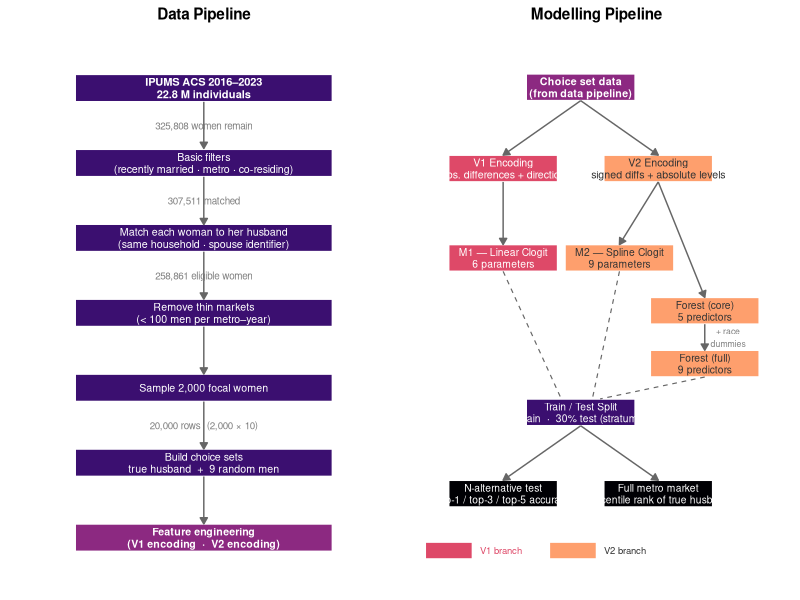

Recreate this plot in R.
# gen_pipeline_diagram.R
# Produces figures/pipeline_diagram.png — two-panel flowchart of the full
# data processing and modelling pipeline.
# Run from project root: Rscript experiments/gen_pipeline_diagram.R

user_lib <- file.path(Sys.getenv("HOME"), "R", "packages")
if (dir.exists(user_lib)) .libPaths(c(user_lib, .libPaths()))

library(ggplot2)
library(patchwork)

OUT_FILE <- "text_thesis/figures/pipeline_diagram.png"

# ── colour palette (matches thesis viridis palette) ─────────────────────────
col_data   <- "#3B0F70"   # dark purple  — raw data / filtering steps
col_feat   <- "#8C2981"   # mid purple   — feature engineering
col_v1     <- "#DE4968"   # pink-red     — v1 encoding branch
col_v2     <- "#FE9F6D"   # orange       — v2 encoding branch
col_model  <- "#FCFDBF"   # pale yellow  — model boxes (light, dark text)
col_eval   <- "#000004"   # near-black   — evaluation
txt_light  <- "white"
txt_dark   <- "grey20"
arrow_col  <- "grey40"

# ── helper: draw a rounded rectangle label ───────────────────────────────────
box <- function(x, y, w, h, label, fill, colour = "white",
                size = 3, fontface = "plain", text_colour = NULL) {
  tc <- if (is.null(text_colour)) {
    if (fill %in% c(col_model)) txt_dark else txt_light
  } else text_colour

  list(
    annotate("rect",
             xmin = x - w/2, xmax = x + w/2,
             ymin = y - h/2, ymax = y + h/2,
             fill = fill, colour = colour, linewidth = 0.4),
    annotate("text",
             x = x, y = y, label = label,
             colour = tc, size = size, fontface = fontface,
             lineheight = 0.95, hjust = 0.5, vjust = 0.5)
  )
}

# ── helper: straight arrow ───────────────────────────────────────────────────
arr <- function(x1, y1, x2, y2) {
  annotate("segment",
           x = x1, xend = x2, y = y1, yend = y2,
           colour = arrow_col, linewidth = 0.5,
           arrow = arrow(length = unit(0.18, "cm"), type = "closed"))
}

# ── helper: label on a line ──────────────────────────────────────────────────
lbl <- function(x, y, label, size = 2.5, colour = "grey50") {
  annotate("text", x = x, y = y, label = label,
           colour = colour, size = size, hjust = 0.5)
}

# =============================================================================
# PANEL 1 — Data Pipeline
# =============================================================================
bw <- 3.6   # box width
bh <- 0.65  # box height
cx <- 5     # centre x

p_data <- ggplot() +
  # ── boxes ──────────────────────────────────────────────────────────────────
  box(cx, 13.0, bw, bh,
      "IPUMS ACS 2016–2023\n22.8 M individuals",
      col_data, size = 2.8, fontface = "bold") +

  box(cx, 11.2, bw, bh,
      "Basic filters\n(recently married · metro · co-residing)",
      col_data, size = 2.7) +

  box(cx,  9.4, bw, bh,
      "Match each woman to her husband\n(same household · spouse identifier)",
      col_data, size = 2.7) +

  box(cx,  7.6, bw, bh,
      "Remove thin markets\n(< 100 men per metro–year)",
      col_data, size = 2.7) +

  box(cx,  5.8, bw, bh,
      "Sample 2,000 focal women",
      col_data, size = 2.7) +

  box(cx,  4.0, bw, bh,
      "Build choice sets\ntrue husband  +  9 random men",
      col_data, size = 2.7) +

  box(cx,  2.2, bw, bh,
      "Feature engineering\n(V1 encoding  ·  V2 encoding)",
      col_feat, size = 2.7, fontface = "bold") +

  # ── arrows ─────────────────────────────────────────────────────────────────
  arr(cx, 12.67, cx, 11.55) +
  lbl(cx, 12.10, "325,808 women remain") +

  arr(cx, 10.87, cx, 9.72) +
  lbl(cx, 10.30, "307,511 matched") +

  arr(cx,  9.07, cx, 7.93) +
  lbl(cx,  8.50, "258,861 eligible women") +

  arr(cx,  7.27, cx, 6.13) +

  arr(cx,  5.47, cx, 4.33) +
  lbl(cx,  4.90, "20,000 rows  (2,000 × 10)") +

  arr(cx,  3.67, cx, 2.53) +

  # ── theme ──────────────────────────────────────────────────────────────────
  scale_x_continuous(limits = c(2.5, 7.5)) +
  scale_y_continuous(limits = c(1.5, 13.8)) +
  labs(title = "Data Pipeline") +
  theme_void() +
  theme(plot.title = element_text(face = "bold", size = 11,
                                  hjust = 0.5, margin = margin(b = 4)))


# =============================================================================
# PANEL 2 — Modelling Pipeline
# =============================================================================
# Two branches: V1 (left, x=3) and V2 (right, x=7)
# Then all four models → evaluation

bw2 <- 2.8

p_model <- ggplot() +

  # ── Feature engineering fork ───────────────────────────────────────────────
  box(5, 13.0, bw2, bh,
      "Choice set data\n(from data pipeline)",
      col_feat, size = 2.7, fontface = "bold") +

  # V1 branch
  box(3,  11.0, bw2, bh,
      "V1 Encoding\nabs. differences + direction",
      col_v1, size = 2.7) +

  # V2 branch
  box(7,  11.0, bw2, bh,
      "V2 Encoding\nsigned diffs + absolute levels",
      col_v2, size = 2.7, text_colour = txt_dark) +

  # Models
  box(3,   8.8, bw2, bh,
      "M1 — Linear Clogit\n6 parameters",
      col_v1, size = 2.6) +

  box(6,   8.8, bw2, bh,
      "M2 — Spline Clogit\n9 parameters",
      col_v2, size = 2.6, text_colour = txt_dark) +

  box(8.2, 7.5, bw2, bh,
      "Forest (core)\n5 predictors",
      col_v2, size = 2.6, text_colour = txt_dark) +

  box(8.2, 6.2, bw2, bh,
      "Forest (full)\n9 predictors",
      col_v2, size = 2.6, text_colour = txt_dark) +

  # Train / test split
  box(5,   5.0, bw2, bh,
      "Train / Test Split\n70% train  ·  30% test (stratum level)",
      col_data, size = 2.6) +

  # Evaluation boxes
  box(3,   3.0, bw2, bh,
      "N-alternative test\ntop-1 / top-3 / top-5 accuracy",
      col_eval, size = 2.6) +

  box(7,   3.0, bw2, bh,
      "Full metro market\npercentile rank of true husband",
      col_eval, size = 2.6) +

  # ── arrows ─────────────────────────────────────────────────────────────────
  # Fork from choice set data
  annotate("segment", x = 5, xend = 3, y = 12.67, yend = 11.33,
           colour = arrow_col, linewidth = 0.5,
           arrow = arrow(length = unit(0.18, "cm"), type = "closed")) +
  annotate("segment", x = 5, xend = 7, y = 12.67, yend = 11.33,
           colour = arrow_col, linewidth = 0.5,
           arrow = arrow(length = unit(0.18, "cm"), type = "closed")) +

  # V1 → M1_v1
  arr(3, 10.67, 3, 9.13) +

  # V2 → M1_spline
  annotate("segment", x = 7, xend = 6, y = 10.67, yend = 9.13,
           colour = arrow_col, linewidth = 0.5,
           arrow = arrow(length = unit(0.18, "cm"), type = "closed")) +

  # V2 → Forest_core
  annotate("segment", x = 7, xend = 8.2, y = 10.67, yend = 7.83,
           colour = arrow_col, linewidth = 0.5,
           arrow = arrow(length = unit(0.18, "cm"), type = "closed")) +

  # Forest_core → Forest_full
  arr(8.2, 7.17, 8.2, 6.53) +
  lbl(8.8, 6.85, "+ race\ndummies", size = 2.2) +

  # All models → train/test split
  annotate("segment", x = 3,   xend = 4.5, y = 8.47, yend = 5.33,
           colour = arrow_col, linewidth = 0.4, linetype = "dashed") +
  annotate("segment", x = 6,   xend = 5.3, y = 8.47, yend = 5.33,
           colour = arrow_col, linewidth = 0.4, linetype = "dashed") +
  annotate("segment", x = 8.2, xend = 5.5, y = 5.87, yend = 5.33,
           colour = arrow_col, linewidth = 0.4, linetype = "dashed") +

  # Train/test → evaluation
  annotate("segment", x = 5, xend = 3, y = 4.67, yend = 3.33,
           colour = arrow_col, linewidth = 0.5,
           arrow = arrow(length = unit(0.18, "cm"), type = "closed")) +
  annotate("segment", x = 5, xend = 7, y = 4.67, yend = 3.33,
           colour = arrow_col, linewidth = 0.5,
           arrow = arrow(length = unit(0.18, "cm"), type = "closed")) +

  # ── legend ─────────────────────────────────────────────────────────────────
  annotate("rect",  xmin = 1.0, xmax = 2.2, ymin = 1.4, ymax = 1.8,
           fill = col_v1, colour = "white", linewidth = 0.3) +
  annotate("text",  x = 2.4, y = 1.6, label = "V1 branch",
           hjust = 0, size = 2.4, colour = col_v1) +
  annotate("rect",  xmin = 4.2, xmax = 5.4, ymin = 1.4, ymax = 1.8,
           fill = col_v2, colour = "white", linewidth = 0.3) +
  annotate("text",  x = 5.6, y = 1.6, label = "V2 branch",
           hjust = 0, size = 2.4, colour = txt_dark) +

  scale_x_continuous(limits = c(0.8, 10.0)) +
  scale_y_continuous(limits = c(1.2, 13.8)) +
  labs(title = "Modelling Pipeline") +
  theme_void() +
  theme(plot.title = element_text(face = "bold", size = 11,
                                  hjust = 0.5, margin = margin(b = 4)))


# =============================================================================
# Combine and save
# =============================================================================
p_combined <- p_data | p_model

ggsave(OUT_FILE, plot = p_combined, width = 11, height = 7, dpi = 300,
       bg = "white")
cat("Saved:", OUT_FILE, "\n")
